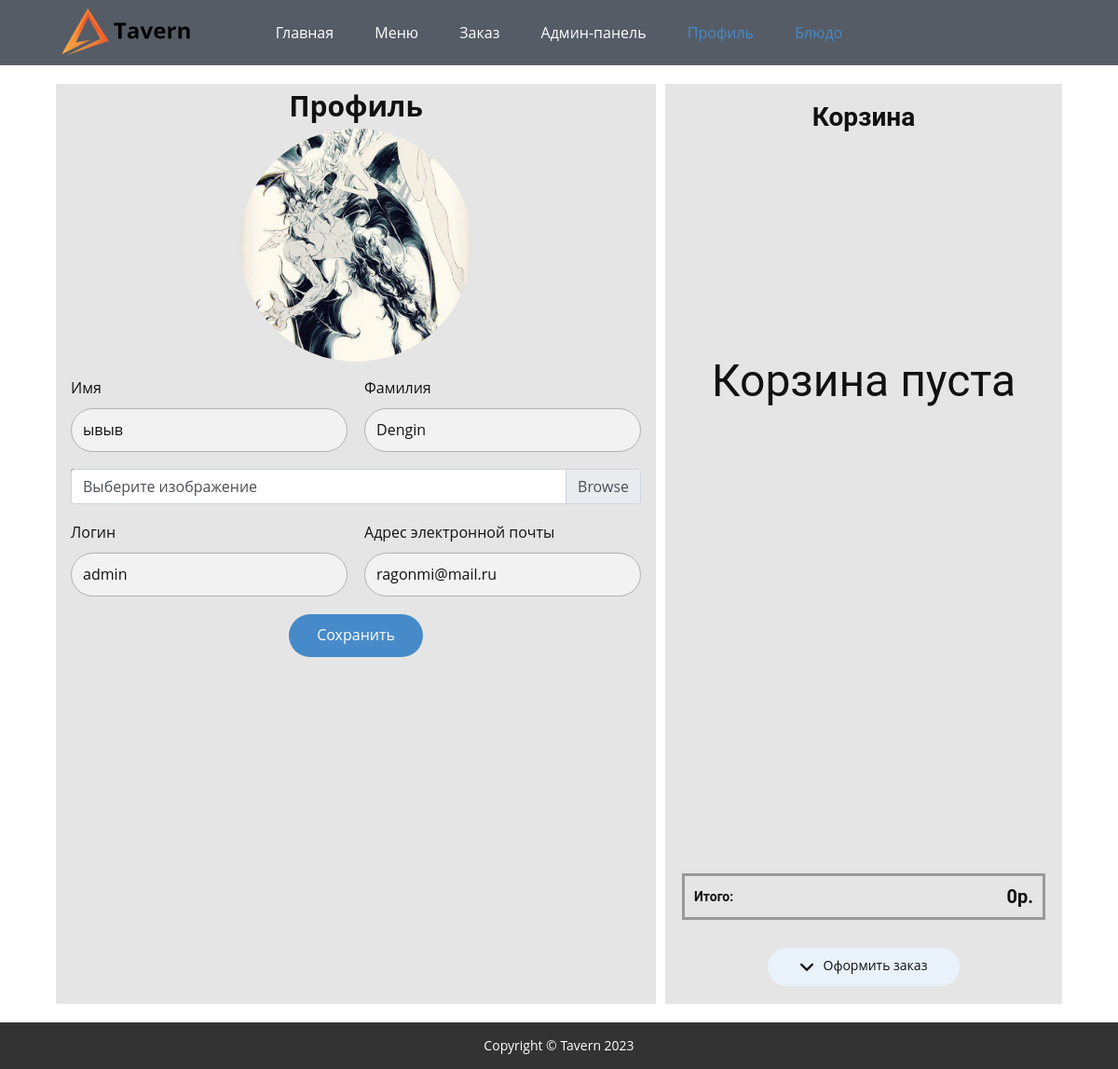
Before: /users/profile/ (signed in) with the older database file.
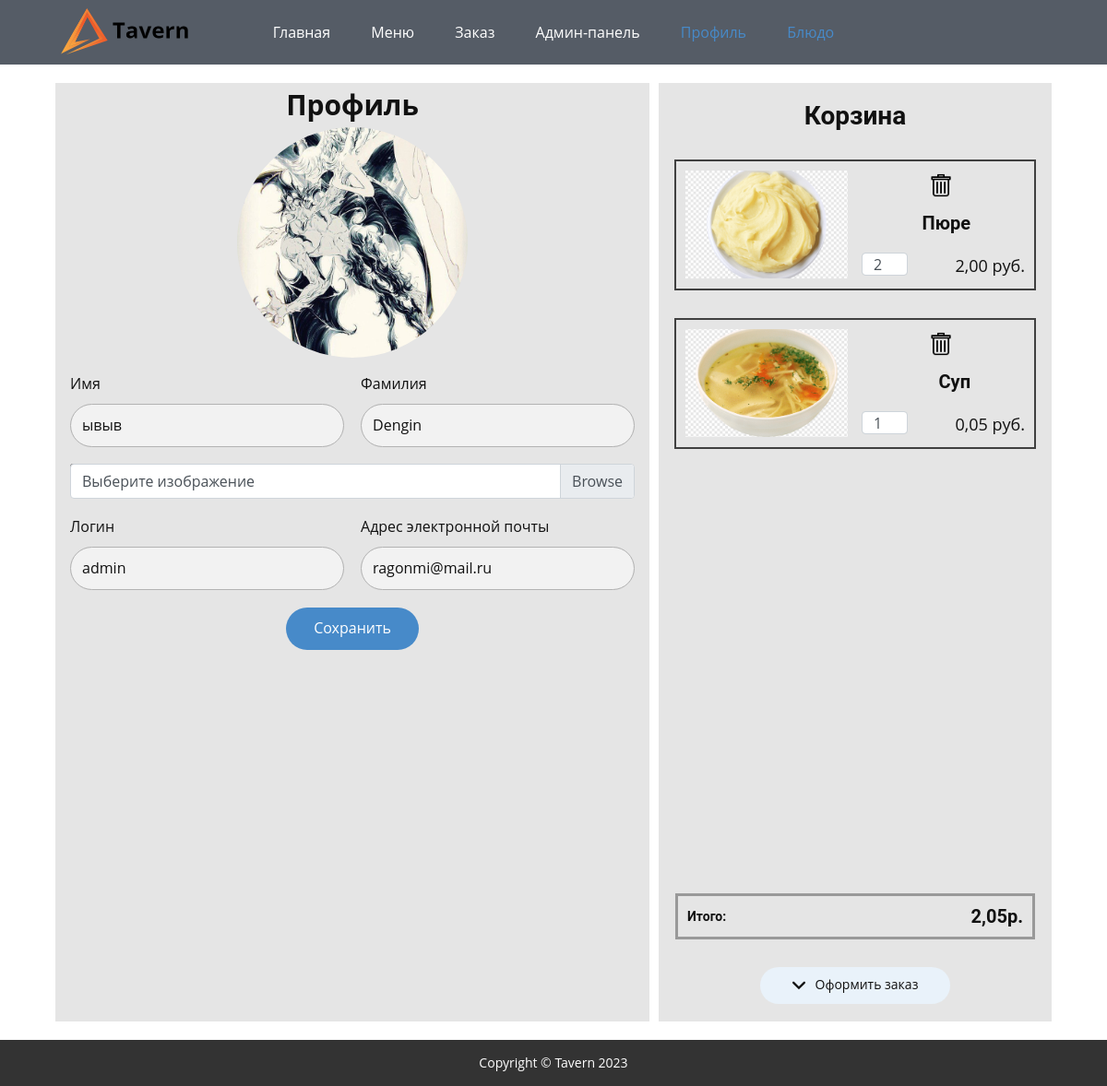
After: the same page with the newer database file.
### dish/models.py (models this page shows, shortened)
class BasketItem(models.Model):
    basket = models.ForeignKey(Basket, on_delete=models.CASCADE, related_name='items')
    content_type = models.ForeignKey(ContentType, on_delete=models.CASCADE)
    object_id = models.PositiveIntegerField()
    content_object = GenericForeignKey('content_type', 'object_id')
    quantity = models.PositiveSmallIntegerField(default=0)
    objects = BasketItemQuerySet.as_manager()
    def get_content_object_model_name(self):
        return self.content_type.model_class()._meta.model_name
    def get_dish_price(self):
        if isinstance(self.content_object, Dish):
            return self.content_object.price * self.quantity
        return Decimal(0)
    def get_complex_dish_price(self):
        if isinstance(self.content_object, ComplexDish):
            return self.content_object.calculate_complex_dish_price() * self.quantity
        return Decimal(0)

class Dish(models.Model):
    name = models.CharField(max_length=182, null=True)
    id_type_dish = models.ForeignKey('TypeDish', on_delete=models.PROTECT, null=True)
    image = models.ImageField(upload_to='dishes_images')
    price = models.DecimalField(max_digits=6, decimal_places=2)
    slug = models.SlugField(max_length=255, unique=True, db_index=True)
    quantity = models.PositiveIntegerField(default=0)
    baskets = GenericRelation('Basket')

### users/views.py (the view)
# urls.py: path('profile/', profile, name='profile'),
@login_required
def profile(request):
    if request.method == 'POST':
        form = UserProfileForm(instance=request.user, data=request.POST, files=request.FILES)
        if form.is_valid():
            form.save()
            return HttpResponseRedirect(reverse('users:profile'))
    else:
        form = UserProfileForm(instance=request.user)
    basket = BasketItem.objects.first()  # Получаем объект корзины
    if basket:
        model_name = basket.content_type.model_class()._meta.model_name
    else:
        model_name = None
    context = {'title': 'Профиль',
               'form': form,
               'model_name': model_name,
               'baskets': BasketItem.objects.filter(basket__users=request.user, basket__its_bay=False),
               'its_bay': Basket.objects.filter(users=request.user),
               }
    return render(request, 'users/profile2.html', context=context)

### users/foms.py
class UserProfileForm(UserChangeForm):
    first_name = forms.CharField(widget=forms.TextInput(attrs={'class': 'u-grey-5 u-input u-input-rectangle u-radius-50'}))
    last_name = forms.CharField(widget=forms.TextInput(attrs={'class': 'u-grey-5 u-input u-input-rectangle u-radius-50'}))
    image = forms.ImageField(widget=forms.FileInput(), required=False)
    username = forms.CharField(widget=forms.TextInput(attrs={'class': 'u-grey-5 u-input u-input-rectangle u-radius-50', 'readonly': True}))
    email = forms.CharField(widget=forms.TextInput(attrs={'class': 'u-grey-5 u-input u-input-rectangle u-radius-50'}))
    class Meta:
        model = User
        fields = ('first_name', 'last_name', 'image', 'username', 'email')

### dish/models.py (called while the page is built)
    def total_sum(self):
        return sum(basket.get_dish_price() + basket.get_complex_dish_price() for basket in self)

### users/templates/users/profile2.html (shortened to what the changed rows need)
{% extends 'dish/html/base2.html' %}
{% load static %}
{% block meta %}
    <link rel="stylesheet" href="{% static 'fog/css/nicepage.css' %}" media="screen">
    <link rel="stylesheet" href="{% static 'fog/css/Профиль.css' %}" media="screen">
    <link href="{% static 'vendor/bootstrap/css/bootstrap.min.css' %}" rel="stylesheet">
{% endblock %}
{% block content %}
<section class="u-clearfix u-section-1" id="sec-d4ca">
      <div class="u-clearfix u-sheet u-valign-middle u-sheet-1">
        <div class="u-clearfix u-expanded-width u-gutter-10 u-layout-wrap u-layout-wrap-1">
          <div class="u-layout">
            <div class="u-layout-row">
              <div class="u-container-style u-grey-10 u-layout-cell u-size-24 u-layout-cell-2">
                <div class="u-container-layout u-valign-top u-container-layout-2">
                  <h3 class="u-align-center u-text u-text-default u-text-2">Корзина
                  </h3>
                    {% if baskets %}
                    {% for basket in baskets %}
                  <div class="u-list u-list-1">
                    <div class="u-repeater u-repeater-1">
                      <div class="u-border-2 u-border-grey-75 u-container-style u-list-item u-repeater-item">
                        <div class="u-container-layout u-similar-container u-container-layout-3">
                            <span class="u-file-icon u-icon u-icon-1">
                                <a href="{% url 'dish:basket_remove' basket.id %}">
                                    <img src="{% static 'fog/img/3156999.png' %}" alt="">
                                </a>
                            </span>
                          <img class="u-image u-image-default u-image-2" src="{{ basket.content_object.image.url }}" alt="" data-image-width="2560" data-image-height="1707">
                          <h5 class="u-text u-text-default u-text-3">{{ basket.content_object.name }}</h5>
                          <p class="u-text u-text-default u-text-4 sum" id="sum">
                              {% if basket.get_content_object_model_name == 'dish' %}
                                  {{ basket.get_dish_price }}
                              {% else %}
                                    {{ basket.get_complex_dish_price }}
                              {% endif %}
                              руб.</p>
                          <p class="u-text u-text-default u-text-5" id="quntity">
                              <input style="width: 50px; height: 25px" name="basketID" type="number" class="form-control"
                                       value="{{ basket.quantity }}" min="1" data-id="{{ basket.pk }}" onclick="updateBasket(this)">
                          </p>
                        </div>
                      </div>
                    </div>
                  </div>
                    {% endfor %}
                    {% else %}
                        <h2 style="text-align: center; margin-top: 30vh">Корзина пуста</h2>
                    {% endif %}
                  <div class="u-border-3 u-border-grey-40 u-container-style u-group u-group-1">
                    <div class="u-container-layout">
                        <h5 class="u-align-center u-text u-text-default u-text-6"><span style="font-weight: 700;" id="totalSum">{{ baskets.total_sum }}</span> р.</h5>
                      <h1 class="u-align-center u-text u-text-default u-text-7">Итого:</h1>
                    </div>
                  </div>
                  <a href="{% url 'dish:order' %}" id="submit_button" class="u-btn u-btn-round u-button-style u-hover-palette-1-light-2 u-palette-1-light-3 u-radius-50 u-btn-2">
                      <span class="u-icon">
                      </span>&nbsp;
                      Оформить заказ
                  </a>
                </div>
              </div>
            </div>
          </div>
        </div>
      </div>
    </section>
{% endblock %}

Changed rows visible on the page:
added BasketItem: content_object.image (picture), content_object.name "Пюре", get_dish_price "2,00", basketID "2", total_sum "2,05"
added BasketItem: content_object.image (picture), content_object.name "Суп", get_dish_price "0,05", basketID "1"
Other visible differences:
{{ baskets.total_sum }}: "0" → (not shown)
text no longer shown: "Корзина пуста"
